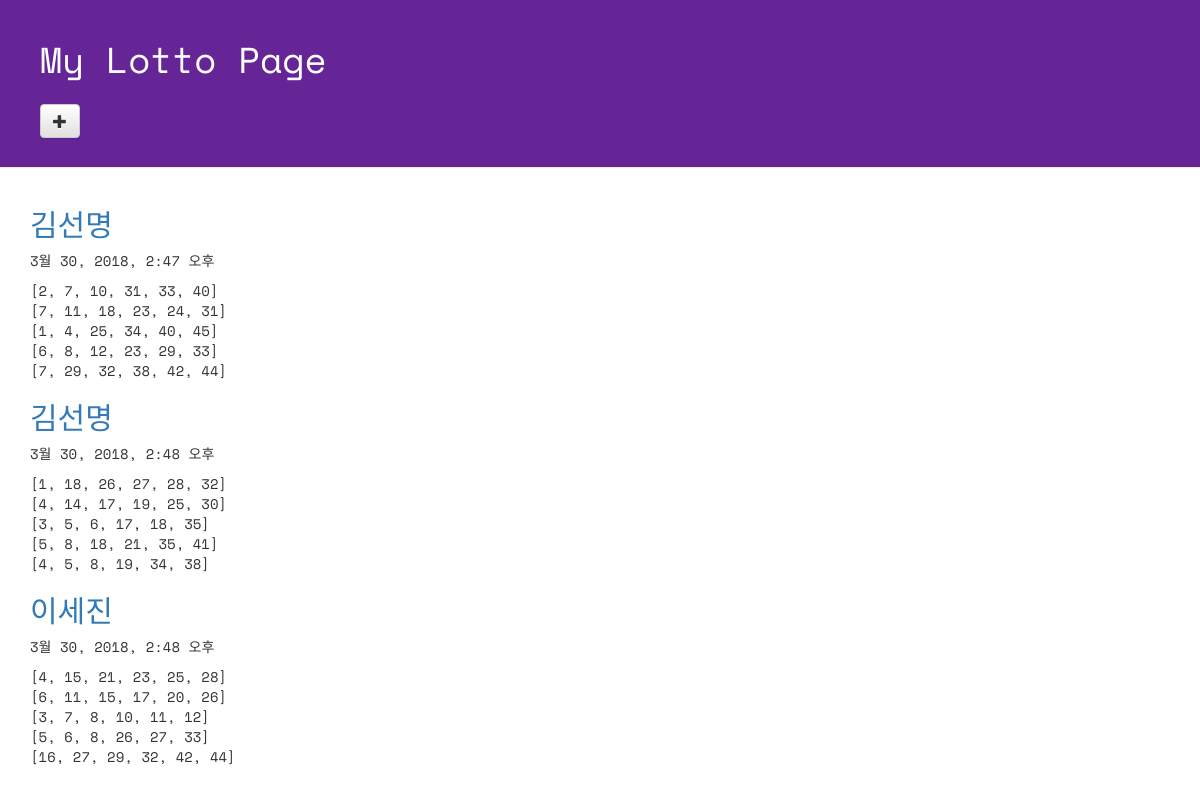
Page /lotto/ on the committed database.
### lotto/models.py (models this page shows, shortened)
class GuessNumber(models.Model):
    name = models.CharField(max_length =24)
    lottos = models.CharField(max_length = 255,default = '[1,2,3,4,5,6]')
    text = models.CharField(max_length = 255)
    num_lotto = models.IntegerField(default = 5)
    update_date = models.DateTimeField()

### lotto/views.py (the view)
def index(request):
    lottos = GuessNumber.objects.all()
    return render(request,"lotto/default.html",{"lottos" : lottos})

### lotto/templates/lotto/default.html (shortened to what this page needs)
<!DOCTYPE html>
{% load staticfiles %}
<html lang="ko">
<head>
  <link rel="stylesheet" href="//maxcdn.bootstrapcdn.com/bootstrap/3.2.0/css/bootstrap.min.css">
  <link rel="stylesheet" href="//maxcdn.bootstrapcdn.com/bootstrap/3.2.0/css/bootstrap-theme.min.css">
  <link rel = "stylesheet" href="{% static 'css/lotto.css'%}"
</head>
<body>
  <div class="page-header">
  <h1>My Lotto Page</h1>
  <h2><a href = {% url 'lotto:new_lotto' %}>
    <span class = "glyphicon glyphicon-plus btn btn-default"></span>
  </h2>
  </div>
  <div class="container lotto">
    {% for lotto in lottos %}
    <h2><a href="{% url 'lotto:detail' lottokey=lotto.pk %}"> {{lotto.text}}</a></h2>
    <p> {{lotto.update_date}}</p>
    <p> {{lotto.lottos|linebreaksbr}}</p>
    {%endfor%}
  </div>
</body>
</html>

### lotto/static/css/lotto.css (style rules this page uses)
.page-header { background-color: #652596; margin-top: 0; padding: 20px 20px 20px 40px; font-family: 'Space Mono', monospace; }
.page-header h1 { color: #FFFFFF; }
.container { font-family: 'Space Mono', monospace; }
.container h2 { color: #b9f442; }

### rows in the picture
GuessNumber: text "김선명", update_date "3월 30, 2018, 2:47 오후", lottos "[2, 7, 10, 31, 33, 40] [7, 11, 18, 23, 24, 31] [1, 4, 25, 34, 40, 45] [6, 8, 12, 23, 29, 33] [7, 29, 32, 38, 42, 44]"
GuessNumber: text "김선명", update_date "3월 30, 2018, 2:48 오후", lottos "[1, 18, 26, 27, 28, 32] [4, 14, 17, 19, 25, 30] [3, 5, 6, 17, 18, 35] [5, 8, 18, 21, 35, 41] [4, 5, 8, 19, 34, 38]"
GuessNumber: text "이세진", update_date "3월 30, 2018, 2:48 오후", lottos "[4, 15, 21, 23, 25, 28] [6, 11, 15, 17, 20, 26] [3, 7, 8, 10, 11, 12] [5, 6, 8, 26, 27, 33] [16, 27, 29, 32, 42, 44]"
